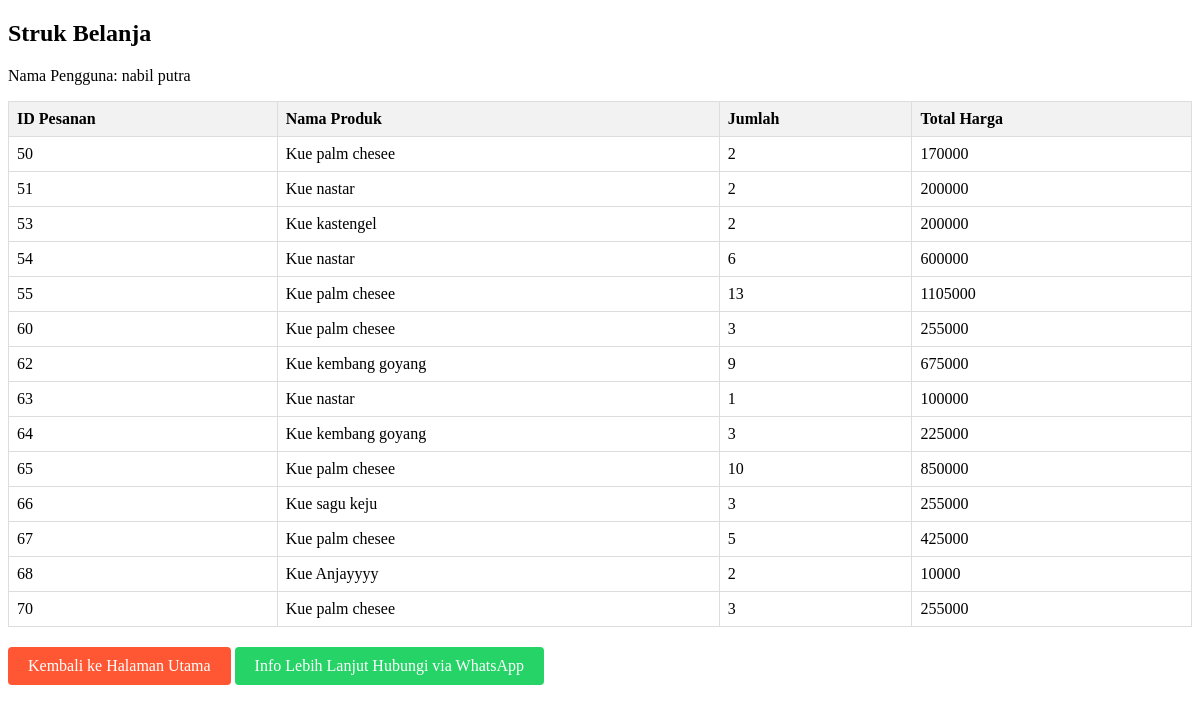
The app's page /struk.php (signed in) with its own data.
### tables this page shows
CREATE TABLE `orders` (
  `order_id` int(11) NOT NULL,
  `user_id` int(11) NOT NULL,
  `product_id` int(11) NOT NULL,
  `quantity` int(11) NOT NULL,
  `total_price` int(11) NOT NULL
);

CREATE TABLE `products` (
  `product_id` int(11) NOT NULL,
  `name` varchar(100) NOT NULL,
  `image` varchar(1000) NOT NULL,
  `price` int(11) NOT NULL
);

### struk.php (the view, shortened to what this page needs)
<?php
require 'database.php';
$username = mysqli_real_escape_string($conn, $_SESSION["username"]);
$query = "SELECT user_id FROM users WHERE username = '$username'";
$result = mysqli_query($conn, $query);
$user_id = null;
if ($result && mysqli_num_rows($result) > 0) {
    $row = mysqli_fetch_assoc($result);
    $user_id = $row['user_id'];
} else {
    echo "Tidak ada data pengguna yang ditemukan.";
    exit;
}
$order_query = "SELECT orders.order_id, products.name AS product_name, orders.quantity, orders.total_price
                FROM orders
                JOIN products ON orders.product_id = products.product_id
                WHERE orders.user_id = $user_id";
$order_result = mysqli_query($conn, $order_query);
?>
<!DOCTYPE html>
<html lang="en">
<head>
</head>
<body>
    <h2>Struk Belanja</h2>
    <p>Nama Pengguna: <?= htmlspecialchars($username) ?></p>
    <table>
        <thead>
            <tr>
                <th>ID Pesanan</th>
                <th>Nama Produk</th>
                <th>Jumlah</th>
                <th>Total Harga</th>
            </tr>
        </thead>
        <tbody>
            <?php
            if (mysqli_num_rows($order_result) > 0) {
                while ($row = mysqli_fetch_assoc($order_result)) {
                    echo "<tr>
                            <td>" . htmlspecialchars($row["order_id"]) . "</td>
                            <td>" . htmlspecialchars($row["product_name"]) . "</td>
                            <td>" . htmlspecialchars($row["quantity"]) . "</td>
                            <td>" . htmlspecialchars($row["total_price"]) . "</td>
                          </tr>";
                }
            } else {
                echo "<tr><td colspan='4'>Tidak ada pesanan ditemukan</td></tr>";
            }
            ?>
        </tbody>
    </table>
    <div class="button-container">
        <a href="halaman.php" class="button">Kembali ke Halaman Utama</a>
        <a href="https://wa.me/6281335535596" class="wa-button">Info Lebih Lanjut Hubungi via WhatsApp</a>
    </div>
</body>
</html>

### struk.php (style rules this page uses)
table { width: 100%; border-collapse: collapse; }
th, td { border: 1px solid #ddd; padding: 8px; text-align: left; }
th { background-color: #f2f2f2; }
.button-container { margin-top: 20px; }
.button { background-color: #FF5733; color: white; padding: 10px 20px; text-align: center; text-decoration: none; display: inline-block; border-radius: 4px; cursor: pointer; }
.wa-button { background-color: #25D366; color: white; padding: 10px 20px; text-align: center; text-decoration: none; display: inline-block; border-radius: 4px; cursor: pointer; }

### records on screen
orders: order_id "50", product.name "Kue palm chesee", quantity "2", total_price "170000"
orders: order_id "51", product.name "Kue nastar", quantity "2", total_price "200000"
orders: order_id "53", product.name "Kue kastengel", quantity "2", total_price "200000"
orders: order_id "54", product.name "Kue nastar", quantity "6", total_price "600000"
orders: order_id "55", product.name "Kue palm chesee", quantity "13", total_price "1105000"
orders: order_id "60", product.name "Kue palm chesee", quantity "3", total_price "255000"
orders: order_id "62", product.name "Kue kembang goyang", quantity "9", total_price "675000"
orders: order_id "63", product.name "Kue nastar", quantity "1", total_price "100000"
orders: order_id "64", product.name "Kue kembang goyang", quantity "3", total_price "225000"
orders: order_id "65", product.name "Kue palm chesee", quantity "10", total_price "850000"
orders: order_id "66", product.name "Kue sagu keju", quantity "3", total_price "255000"
orders: order_id "67", product.name "Kue palm chesee", quantity "5", total_price "425000"
orders: order_id "68", product.name "Kue Anjayyyy", quantity "2", total_price "10000"
orders: order_id "70", product.name "Kue palm chesee", quantity "3", total_price "255000"

### other values on screen
$username "nabil putra"
